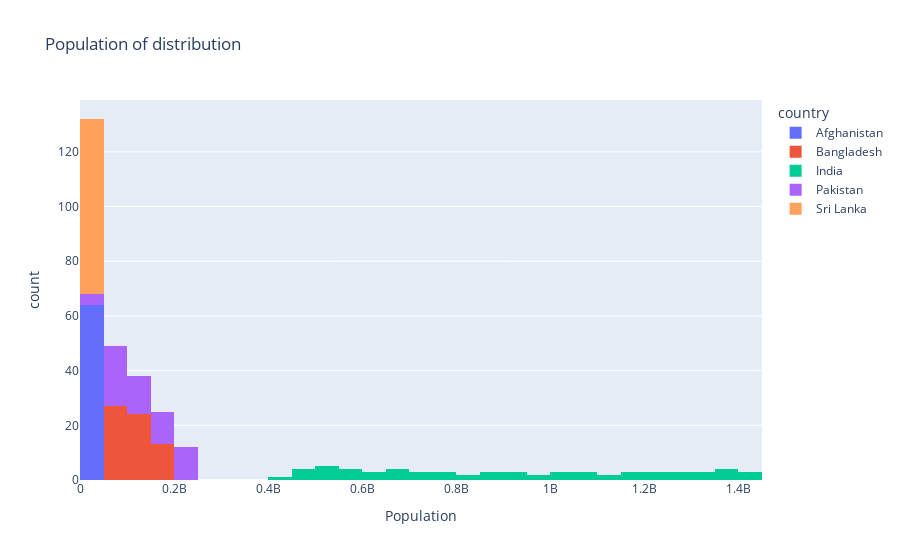

Notebook cell for this chart:
### Code cell
fig = px.histogram(country5, x='Population',
                   nbins=50,
                   title='Population of distribution',
                   color='country')

fig.show()
